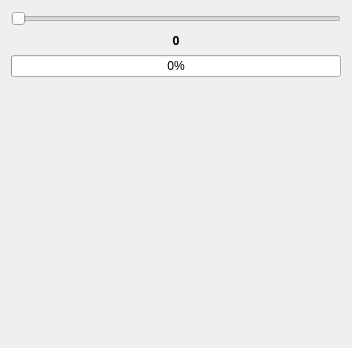
<?xml version="1.0" encoding="UTF-8"?>
<ui version="4.0">
 <class>Dialog</class>
 <widget class="QDialog" name="Dialog">
  <property name="geometry">
   <rect>
    <x>0</x>
    <y>0</y>
    <width>352</width>
    <height>348</height>
   </rect>
  </property>
  <property name="windowTitle">
   <string>Dialog</string>
  </property>
  <property name="windowIcon">
   <iconset>
    <normaloff>icone.png</normaloff>icone.png</iconset>
  </property>
  <layout class="QVBoxLayout" name="verticalLayout">
   <item>
    <widget class="QSlider" name="horizontalSlider_Guillaume">
     <property name="orientation">
      <enum>Qt::Horizontal</enum>
     </property>
    </widget>
   </item>
   <item>
    <widget class="QLabel" name="label_Guillaume">
     <property name="font">
      <font>
       <family>Arial Black</family>
       <weight>75</weight>
       <bold>true</bold>
      </font>
     </property>
     <property name="frameShape">
      <enum>QFrame::NoFrame</enum>
     </property>
     <property name="text">
      <string>&lt;html&gt;&lt;head/&gt;&lt;body&gt;&lt;p align=&quot;center&quot;&gt;0&lt;/p&gt;&lt;/body&gt;&lt;/html&gt;</string>
     </property>
    </widget>
   </item>
   <item>
    <widget class="QProgressBar" name="progressBar_Guillaume">
     <property name="value">
      <number>0</number>
     </property>
    </widget>
   </item>
   <item>
    <spacer name="verticalSpacer">
     <property name="orientation">
      <enum>Qt::Vertical</enum>
     </property>
     <property name="sizeHint" stdset="0">
      <size>
       <width>20</width>
       <height>40</height>
      </size>
     </property>
    </spacer>
   </item>
  </layout>
 </widget>
 <resources/>
 <connections>
  <connection>
   <sender>horizontalSlider_Guillaume</sender>
   <signal>sliderMoved(int)</signal>
   <receiver>progressBar_Guillaume</receiver>
   <slot>setValue(int)</slot>
   <hints>
    <hint type="sourcelabel">
     <x>176</x>
     <y>16</y>
    </hint>
    <hint type="destinationlabel">
     <x>171</x>
     <y>71</y>
    </hint>
   </hints>
  </connection>
  <connection>
   <sender>horizontalSlider_Guillaume</sender>
   <signal>sliderMoved(int)</signal>
   <receiver>label_Guillaume</receiver>
   <slot>setNum(int)</slot>
   <hints>
    <hint type="sourcelabel">
     <x>258</x>
     <y>15</y>
    </hint>
    <hint type="destinationlabel">
     <x>193</x>
     <y>43</y>
    </hint>
   </hints>
  </connection>
 </connections>
</ui>
